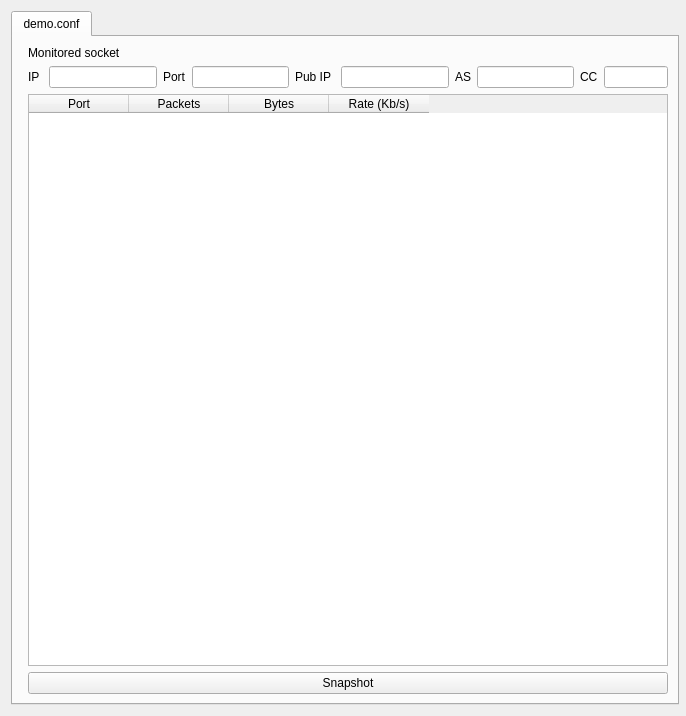
<ui version="4.0" >
 <class>p2p_demo</class>
 <widget class="QWidget" name="p2p_demo" >
  <property name="geometry" >
   <rect>
    <x>0</x>
    <y>0</y>
    <width>686</width>
    <height>716</height>
   </rect>
  </property>
  <property name="sizePolicy" >
   <sizepolicy vsizetype="Fixed" hsizetype="Fixed" >
    <horstretch>0</horstretch>
    <verstretch>0</verstretch>
   </sizepolicy>
  </property>
  <property name="minimumSize" >
   <size>
    <width>686</width>
    <height>716</height>
   </size>
  </property>
  <property name="windowTitle" >
   <string>P2PGauge</string>
  </property>
  <layout class="QHBoxLayout" name="horizontalLayout" >
   <item>
    <widget class="QTabWidget" name="CentralTabview" >
     <property name="minimumSize" >
      <size>
       <width>668</width>
       <height>582</height>
      </size>
     </property>
     <property name="currentIndex" >
      <number>0</number>
     </property>
     <widget class="QWidget" name="conf_tab" >
      <property name="geometry" >
       <rect>
        <x>0</x>
        <y>0</y>
        <width>664</width>
        <height>670</height>
       </rect>
      </property>
      <attribute name="title" >
       <string>demo.conf</string>
      </attribute>
      <layout class="QHBoxLayout" name="horizontalLayout_3" >
       <item>
        <widget class="Line" name="line" >
         <property name="orientation" >
          <enum>Qt::Horizontal</enum>
         </property>
        </widget>
       </item>
       <item>
        <layout class="QVBoxLayout" name="verticalLayout" >
         <item>
          <widget class="QLabel" name="label_4" >
           <property name="text" >
            <string>Monitored socket</string>
           </property>
          </widget>
         </item>
         <item>
          <layout class="QHBoxLayout" name="horizontalLayout_2" >
           <item>
            <widget class="QLabel" name="label" >
             <property name="text" >
              <string>IP </string>
             </property>
            </widget>
           </item>
           <item>
            <widget class="QLineEdit" name="self_ip" >
             <property name="enabled" >
              <bool>true</bool>
             </property>
             <property name="frame" >
              <bool>true</bool>
             </property>
             <property name="readOnly" >
              <bool>true</bool>
             </property>
            </widget>
           </item>
           <item>
            <widget class="QLabel" name="label_8" >
             <property name="text" >
              <string>Port</string>
             </property>
            </widget>
           </item>
           <item>
            <widget class="QLineEdit" name="self_port" >
             <property name="enabled" >
              <bool>true</bool>
             </property>
             <property name="sizePolicy" >
              <sizepolicy vsizetype="Fixed" hsizetype="Fixed" >
               <horstretch>30</horstretch>
               <verstretch>0</verstretch>
              </sizepolicy>
             </property>
             <property name="minimumSize" >
              <size>
               <width>50</width>
               <height>0</height>
              </size>
             </property>
             <property name="styleSheet" >
              <string notr="true" />
             </property>
             <property name="readOnly" >
              <bool>true</bool>
             </property>
            </widget>
           </item>
           <item>
            <widget class="QLabel" name="label_5" >
             <property name="text" >
              <string>Pub IP </string>
             </property>
            </widget>
           </item>
           <item>
            <widget class="QLineEdit" name="pub_ip" >
             <property name="enabled" >
              <bool>true</bool>
             </property>
             <property name="readOnly" >
              <bool>true</bool>
             </property>
            </widget>
           </item>
           <item>
            <widget class="QLabel" name="label_3" >
             <property name="text" >
              <string>AS</string>
             </property>
            </widget>
           </item>
           <item>
            <widget class="QLineEdit" name="self_as" >
             <property name="enabled" >
              <bool>true</bool>
             </property>
             <property name="sizePolicy" >
              <sizepolicy vsizetype="Fixed" hsizetype="Fixed" >
               <horstretch>30</horstretch>
               <verstretch>0</verstretch>
              </sizepolicy>
             </property>
             <property name="minimumSize" >
              <size>
               <width>50</width>
               <height>0</height>
              </size>
             </property>
             <property name="maximumSize" >
              <size>
               <width>300</width>
               <height>16777215</height>
              </size>
             </property>
             <property name="readOnly" >
              <bool>true</bool>
             </property>
            </widget>
           </item>
           <item>
            <widget class="QLabel" name="label_2" >
             <property name="text" >
              <string>CC</string>
             </property>
            </widget>
           </item>
           <item>
            <widget class="QLineEdit" name="self_cc" >
             <property name="enabled" >
              <bool>true</bool>
             </property>
             <property name="sizePolicy" >
              <sizepolicy vsizetype="Fixed" hsizetype="Fixed" >
               <horstretch>20</horstretch>
               <verstretch>0</verstretch>
              </sizepolicy>
             </property>
             <property name="minimumSize" >
              <size>
               <width>30</width>
               <height>0</height>
              </size>
             </property>
             <property name="maximumSize" >
              <size>
               <width>200</width>
               <height>16777214</height>
              </size>
             </property>
             <property name="readOnly" >
              <bool>true</bool>
             </property>
            </widget>
           </item>
          </layout>
         </item>
         <item>
          <widget class="QTableWidget" name="port_table" >
           <property name="layoutDirection" >
            <enum>Qt::LeftToRight</enum>
           </property>
           <property name="editTriggers" >
            <set>QAbstractItemView::NoEditTriggers</set>
           </property>
           <property name="tabKeyNavigation" >
            <bool>true</bool>
           </property>
           <property name="showDropIndicator" stdset="0" >
            <bool>false</bool>
           </property>
           <property name="dragDropOverwriteMode" >
            <bool>false</bool>
           </property>
           <property name="alternatingRowColors" >
            <bool>true</bool>
           </property>
           <property name="selectionMode" >
            <enum>QAbstractItemView::SingleSelection</enum>
           </property>
           <property name="selectionBehavior" >
            <enum>QAbstractItemView::SelectRows</enum>
           </property>
           <property name="showGrid" >
            <bool>false</bool>
           </property>
           <property name="gridStyle" >
            <enum>Qt::SolidLine</enum>
           </property>
           <property name="sortingEnabled" >
            <bool>false</bool>
           </property>
           <property name="wordWrap" >
            <bool>true</bool>
           </property>
           <property name="cornerButtonEnabled" >
            <bool>false</bool>
           </property>
           <property name="rowCount" >
            <number>0</number>
           </property>
           <property name="columnCount" >
            <number>4</number>
           </property>
           <column>
            <property name="text" >
             <string>Port</string>
            </property>
           </column>
           <column>
            <property name="text" >
             <string>Packets</string>
            </property>
           </column>
           <column>
            <property name="text" >
             <string>Bytes</string>
            </property>
           </column>
           <column>
            <property name="text" >
             <string>Rate (Kb/s)</string>
            </property>
           </column>
          </widget>
         </item>
         <item>
          <widget class="QPushButton" name="snapshotButton" >
           <property name="text" >
            <string>Snapshot</string>
           </property>
           <property name="icon" >
            <iconset resource="icons.qrc" >
             <normaloff>:/icons/icons/Snapshot.png</normaloff>:/icons/icons/Snapshot.png</iconset>
           </property>
          </widget>
         </item>
        </layout>
       </item>
      </layout>
     </widget>
    </widget>
   </item>
  </layout>
 </widget>
 <resources>
  <include location="icons.qrc" />
 </resources>
 <connections/>
</ui>
